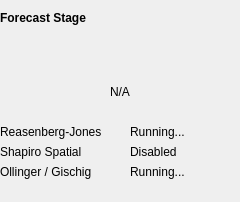
<?xml version="1.0" encoding="UTF-8"?>
<ui version="4.0">
 <class>Form</class>
 <widget class="QWidget" name="Form">
  <property name="geometry">
   <rect>
    <x>0</x>
    <y>0</y>
    <width>240</width>
    <height>202</height>
   </rect>
  </property>
  <property name="sizePolicy">
   <sizepolicy hsizetype="Fixed" vsizetype="Minimum">
    <horstretch>0</horstretch>
    <verstretch>0</verstretch>
   </sizepolicy>
  </property>
  <property name="minimumSize">
   <size>
    <width>0</width>
    <height>200</height>
   </size>
  </property>
  <property name="windowTitle">
   <string>Form</string>
  </property>
  <layout class="QVBoxLayout" name="verticalLayout">
   <property name="leftMargin">
    <number>0</number>
   </property>
   <property name="rightMargin">
    <number>0</number>
   </property>
   <item>
    <widget class="QLabel" name="titleLabel">
     <property name="maximumSize">
      <size>
       <width>150</width>
       <height>16777215</height>
      </size>
     </property>
     <property name="font">
      <font>
       <weight>75</weight>
       <bold>true</bold>
      </font>
     </property>
     <property name="text">
      <string>Forecast Stage</string>
     </property>
    </widget>
   </item>
   <item>
    <widget class="QLabel" name="imageLabel">
     <property name="sizePolicy">
      <sizepolicy hsizetype="Fixed" vsizetype="Fixed">
       <horstretch>0</horstretch>
       <verstretch>0</verstretch>
      </sizepolicy>
     </property>
     <property name="minimumSize">
      <size>
       <width>240</width>
       <height>48</height>
      </size>
     </property>
     <property name="text">
      <string/>
     </property>
     <property name="pixmap">
      <pixmap resource="images.qrc">:/stage_images/images/stage_disabled.png</pixmap>
     </property>
     <property name="scaledContents">
      <bool>false</bool>
     </property>
     <property name="alignment">
      <set>Qt::AlignCenter</set>
     </property>
    </widget>
   </item>
   <item>
    <widget class="QLabel" name="statusLabel">
     <property name="text">
      <string>N/A</string>
     </property>
     <property name="alignment">
      <set>Qt::AlignCenter</set>
     </property>
    </widget>
   </item>
   <item>
    <spacer name="verticalSpacer_2">
     <property name="orientation">
      <enum>Qt::Vertical</enum>
     </property>
     <property name="sizeType">
      <enum>QSizePolicy::Fixed</enum>
     </property>
     <property name="sizeHint" stdset="0">
      <size>
       <width>20</width>
       <height>20</height>
      </size>
     </property>
    </spacer>
   </item>
   <item>
    <layout class="QGridLayout" name="substatusLayout">
     <property name="horizontalSpacing">
      <number>20</number>
     </property>
     <item row="0" column="0">
      <widget class="QLabel" name="label_5">
       <property name="maximumSize">
        <size>
         <width>150</width>
         <height>16777215</height>
        </size>
       </property>
       <property name="text">
        <string>Reasenberg-Jones</string>
       </property>
      </widget>
     </item>
     <item row="0" column="1">
      <widget class="QLabel" name="label_6">
       <property name="sizePolicy">
        <sizepolicy hsizetype="Preferred" vsizetype="Preferred">
         <horstretch>0</horstretch>
         <verstretch>0</verstretch>
        </sizepolicy>
       </property>
       <property name="text">
        <string>Running...</string>
       </property>
      </widget>
     </item>
     <item row="1" column="0">
      <widget class="QLabel" name="label_4">
       <property name="maximumSize">
        <size>
         <width>150</width>
         <height>16777215</height>
        </size>
       </property>
       <property name="text">
        <string>Shapiro Spatial</string>
       </property>
      </widget>
     </item>
     <item row="1" column="1">
      <widget class="QLabel" name="label_7">
       <property name="text">
        <string>Disabled</string>
       </property>
      </widget>
     </item>
     <item row="2" column="0">
      <widget class="QLabel" name="label_3">
       <property name="maximumSize">
        <size>
         <width>150</width>
         <height>16777215</height>
        </size>
       </property>
       <property name="text">
        <string>Ollinger / Gischig</string>
       </property>
      </widget>
     </item>
     <item row="2" column="1">
      <widget class="QLabel" name="label_8">
       <property name="text">
        <string>Running...</string>
       </property>
      </widget>
     </item>
    </layout>
   </item>
   <item>
    <spacer name="verticalSpacer">
     <property name="orientation">
      <enum>Qt::Vertical</enum>
     </property>
     <property name="sizeHint" stdset="0">
      <size>
       <width>20</width>
       <height>40</height>
      </size>
     </property>
    </spacer>
   </item>
  </layout>
 </widget>
 <resources>
  <include location="images.qrc"/>
 </resources>
 <connections/>
</ui>
